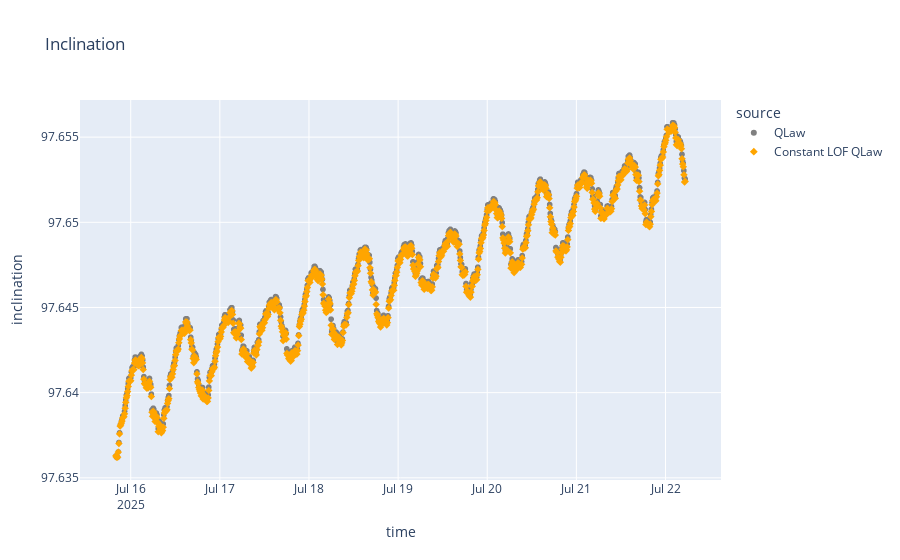

Notebook code cell kept with this figure:
### Code cell
figure = px.scatter(
    combined_df,
    x="time",
    y="inclination",
    title="Inclination",
    **figure_settings,
)

figure.show()

### Figure 1 — Plotly figure (JSON) as saved in the notebook; plotly's stock layout.template omitted (floating-point values rounded to 4 significant figures; data arrays with more than 128 entries replaced by an {"elided": "..."} marker saying what was removed)
{"data": [{"hovertemplate": "source=QLaw<br>time=%{x}<br>inclination=%{y}<extra></extra>", "legendgroup": "QLaw", "marker": {"color": "grey", "symbol": "circle"}, "mode": "markers", "name": "QLaw", "showlegend": true, "type": "scattergl", "x": {"elided": "913 str values"}, "xaxis": "x", "y": {"elided": "913 float values"}, "yaxis": "y"}, {"hovertemplate": "source=Constant LOF QLaw<br>time=%{x}<br>inclination=%{y}<extra></extra>", "legendgroup": "Constant LOF QLaw", "marker": {"color": "orange", "symbol": "diamond"}, "mode": "markers", "name": "Constant LOF QLaw", "showlegend": true, "type": "scattergl", "x": {"elided": "913 str values"}, "xaxis": "x", "y": {"elided": "913 float values"}, "yaxis": "y"}], "layout": {"autosize": true, "legend": {"title": {"text": "source"}, "tracegroupgap": 0}, "title": {"text": "Inclination"}, "xaxis": {"anchor": "y", "autorange": true, "domain": [0, 1], "range": ["2025-07-15 10:44:52.5377", "2025-07-22 14:32:18.7485"], "title": {"text": "time"}, "type": "date"}, "yaxis": {"anchor": "x", "autorange": true, "domain": [0, 1], "range": [97.63, 97.66], "title": {"text": "inclination"}, "type": "linear"}}}
